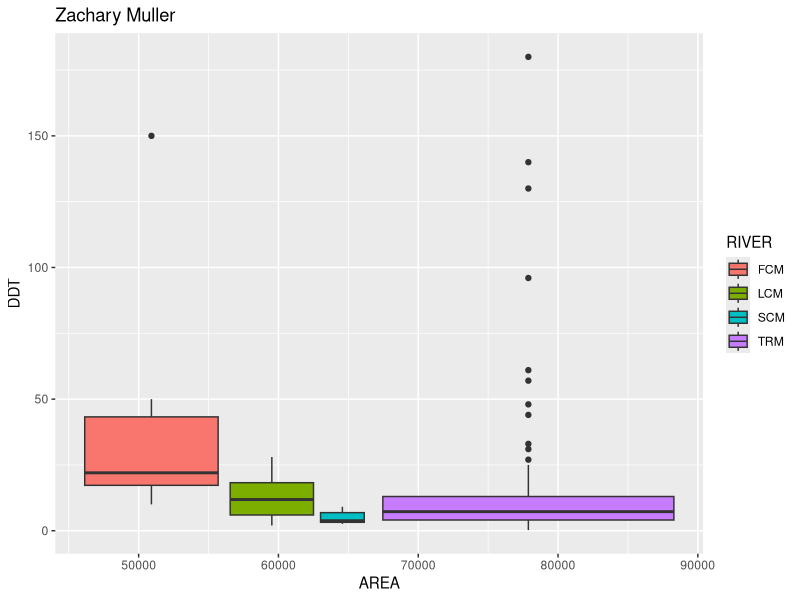
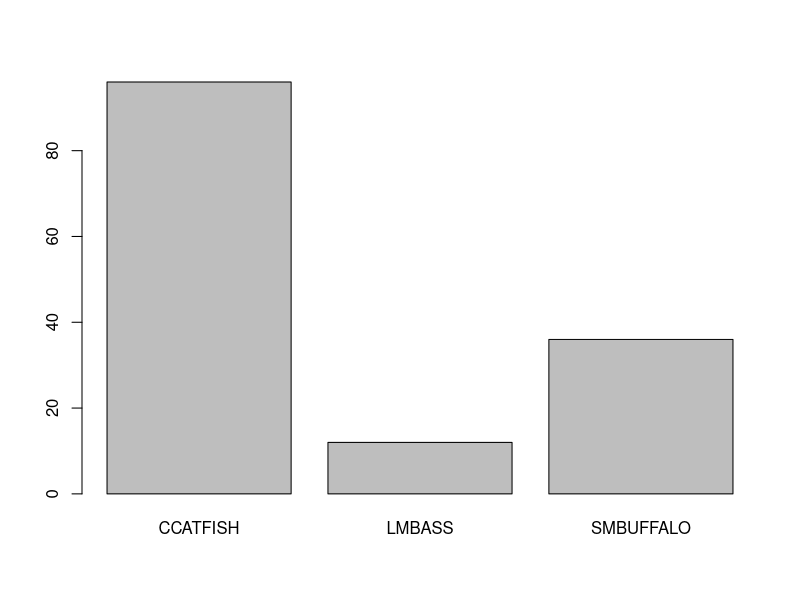
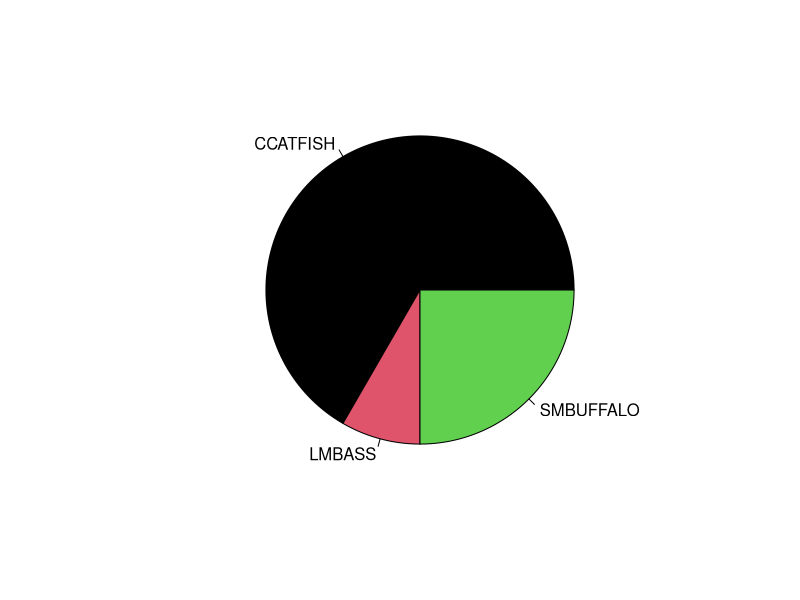
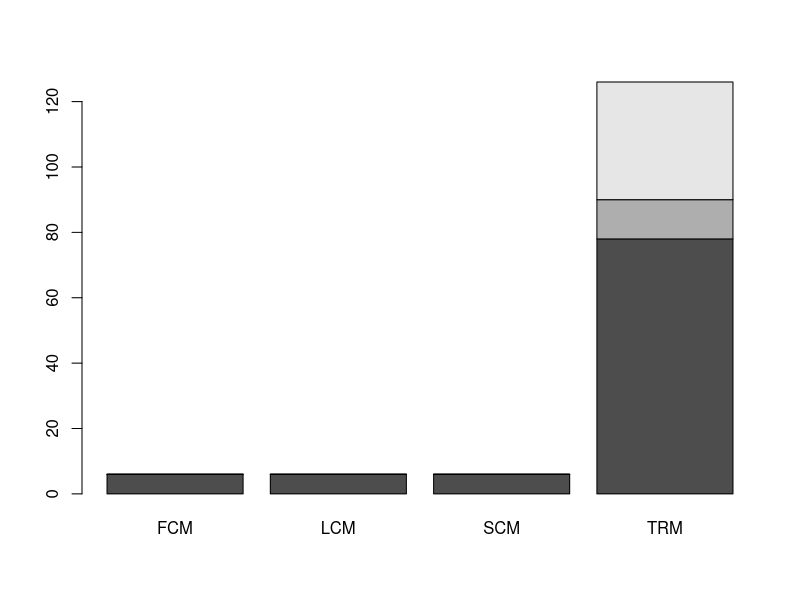
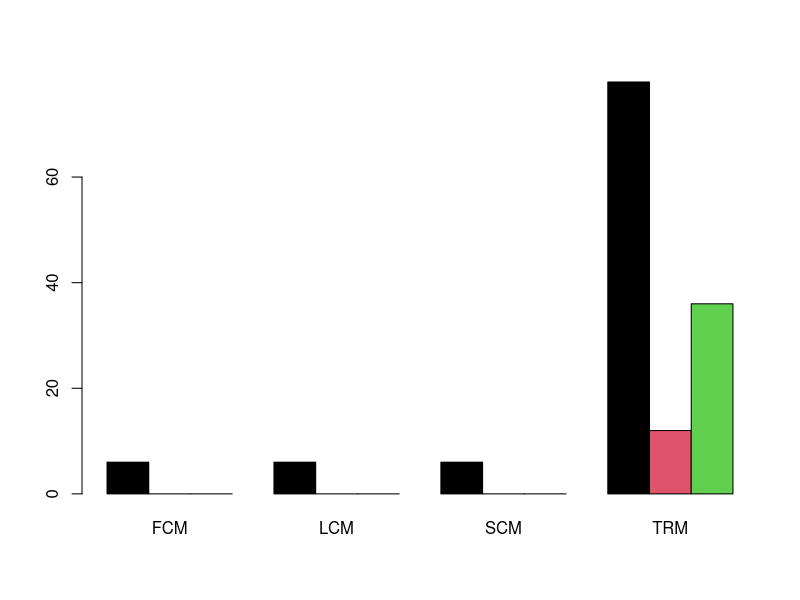
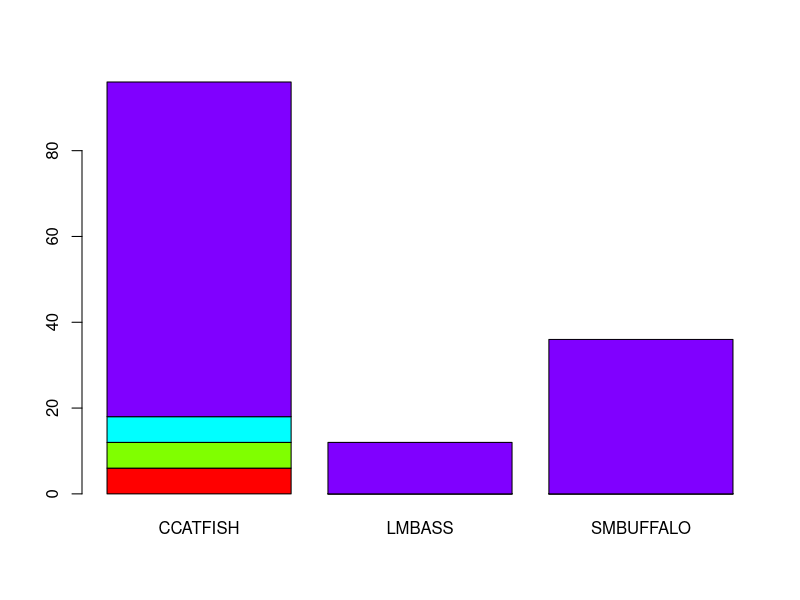
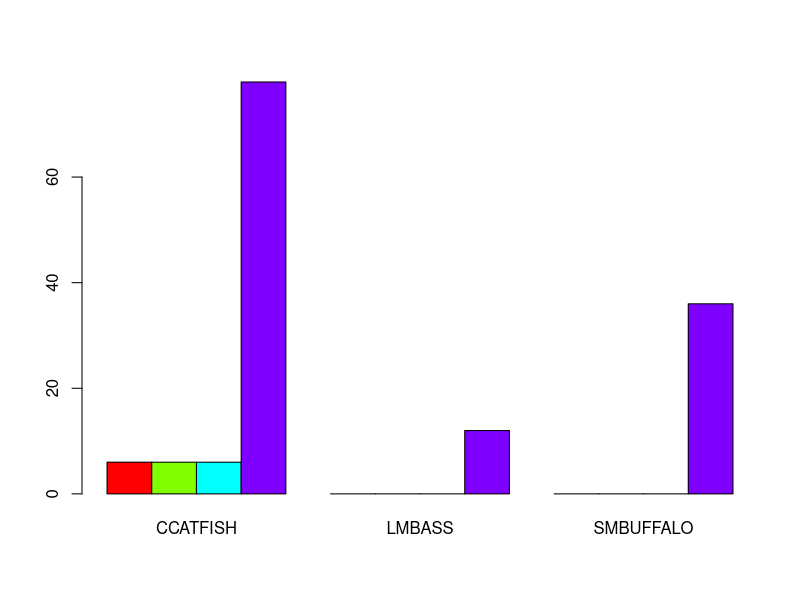

Generate these figures, in order, with R: (Note: this script raises an error after producing the figures.)
#Task 1
getwd()

#Task 2
# file.choose() should not be used in R markdown.
#Best to use a file name example read.csv("DDT.csv")
## How do we read data files into R?
## Most of the data we will use will come from a collection of excel files zipped 
## together and made available on CANVAS
# Read in the data from DDT
# header is true because of variable names on the top of each column

#ddt=read.table(file.choose(),sep=",",header=TRUE) 

ddt = read.csv("DDT.csv")

# First six lines
head(ddt)

#What class is the object ddt?
class(ddt)

#what are the variables in the data frame?
names(ddt)

# Summarize the variables
summary(ddt)

# Manual entry
x=scan()


#Use the c "combine" operator to make vectors
y=c(1,2,3,4,5)


# manipulate the data frame
#Find the fish with weight more than 800gms
with(ddt, ddt[WEIGHT>800,])

#place the output in an object
b800=with(ddt, ddt[WEIGHT>800,])

#Summarize it
summary(b800)

# Use combination boolean expressions to subset
with(ddt, ddt[WEIGHT>800 & SPECIES=="LMBASS",])


#ordering data frames
with(ddt,ddt[order(WEIGHT),])


#More complex orderings
with(ddt,ddt[order(SPECIES,WEIGHT),])

with(ddt,ddt[order(SPECIES,DDT),])

#Using dplyr
library(dplyr)
library(ggplot2)
# notice how the infix %>% operator works ( the pipe )

ddt %>% filter(WEIGHT > 200, LENGTH > 30, DDT < 300) %>% mutate(AREA = LENGTH*WEIGHT) %>% ggplot(aes(x=AREA,y=DDT,fill=RIVER)) + geom_boxplot() + ggtitle("Zachary Muller")


## Making vectors
v=1:10
v
2*v
2*v^2
sqrt(v)

#make  matrix
#nr=nu. of rows, byrow=TRUE, fill by row
mat=matrix(1:10,nr=5,nc=2,byrow=TRUE)
mat

#Adding names to columns and rows
#rep = repeat, repeat "r" 5 times
colnames(mat)=c("c1","c2")
rownames(mat)=paste(rep("r",5),1:5,sep="")

#entering the name of the object releases its contents
mat


#Use tables to summarize and plot categorical variables
sp=with(ddt,table(SPECIES))
sp
barplot(sp)
pie(sp,col=1:4)


#2-D tables
spriv=with(ddt,table(SPECIES,RIVER))
spriv
barplot(spriv)

#Add some options to make the graph more readable
barplot(spriv,beside=TRUE,col=1:3)

#2-D tables with reversing the variables
rivsp=with(ddt,table(RIVER,SPECIES))
rivsp

#Row and column sums
rowSums(rivsp)
colSums(rivsp)

#Proportion of the column totals
rivsp/colSums(rivsp)

#
barplot(rivsp,col=rainbow(4))

#Embellish the graphic using colors and a legend
barplot(rivsp,beside=TRUE,col=rainbow(4))
with(ddt,legend(1,80, leg=levels(RIVER),bty="n",fill=rainbow(4),cex=0.8))

#scatter plots
with(ddt,plot(WEIGHT~LENGTH))

#Use the data option
plot(WEIGHT~LENGTH,data=ddt)

#embellish the plot with species using color using 'ifelse(test,yes,no)'
fishcol=with(ddt,ifelse(SPECIES=="CCATFISH","Red",
                        ifelse(SPECIES=="SMBUFFALO","Blue","Green")))

#River col
rivcol=with(ddt, ifelse(RIVER=="FCM","Red",
                        ifelse(RIVER=="LCM","Blue",
                               ifelse(RIVER=="SCM","Green","Black"))))
head(fishcol)
plot(WEIGHT~LENGTH,data=ddt,col=fishcol)

#Add river text
text(WEIGHT~LENGTH,RIVER,pos=2,cex=0.5,data=ddt)

#The above plot is messy -- can we do better? Use coplots
coplot(WEIGHT~LENGTH|RIVER,data=ddt,col=fishcol)

#How to interpret the coplot (color here is redundant)
coplot(WEIGHT~LENGTH|RIVER,data=ddt,col=rivcol)

#Given the combinations of all levels of SPECIES and RIVER = RIVER*SPECIES
coplot(WEIGHT~LENGTH|RIVER*SPECIES,data=ddt,col=fishcol)

#boxplots (Notice where the quant. and Qual. variables are placed)
boxplot(WEIGHT~SPECIES,col="Red",data=ddt)

#boxplots of LENGTH by RIVER
boxplot(LENGTH~RIVER,col="Green",data=ddt)


#boxplots of each quantitative variable
#Notice the use of layout()
layout(matrix(c(1,2,3),nr=1,nc=3))# 1 row 3 cols
layout.show(3)
with(ddt,boxplot(LENGTH,ylab="LENGTH",col="Blue",notch=TRUE))
with(ddt,boxplot(WEIGHT,ylab="WEIGHT",col="Green",notch=TRUE))
with(ddt,boxplot(MILE,ylab="MILE",col="Red",notch=TRUE))





# How to use a pre-made function
# highlight and send the complete function to R
scatterhist = function(x, y, xlab="", ylab=""){
  zones=matrix(c(2,0,1,3), ncol=2, byrow=TRUE)
  layout(zones, widths=c(4/5,1/5), heights=c(1/5,4/5))
  xhist = hist(x, plot=FALSE)
  yhist = hist(y, plot=FALSE)
  top = max(c(xhist$counts, yhist$counts))
  par(mar=c(3,3,1,1))
  plot(x,y)
  par(mar=c(0,3,1,1))
  barplot(xhist$counts, axes=FALSE, ylim=c(0, top), space=0)
  par(mar=c(3,0,1,1))
  barplot(yhist$counts, axes=FALSE, xlim=c(0, top), space=0, horiz=TRUE)
  par(oma=c(3,3,0,0))
  mtext(xlab, side=1, line=1, outer=TRUE, adj=0, 
        at=.8 * (mean(x) - min(x))/(max(x)-min(x)))
  mtext(ylab, side=2, line=1, outer=TRUE, adj=0, 
        at=(.8 * (mean(y) - min(y))/(max(y) - min(y))))
}

with(ddt, scatterhist(LENGTH,WEIGHT, xlab="LENGTH"))

#Make a histogram
with(ddt, hist(DDT))


# data.table

library(data.table)



